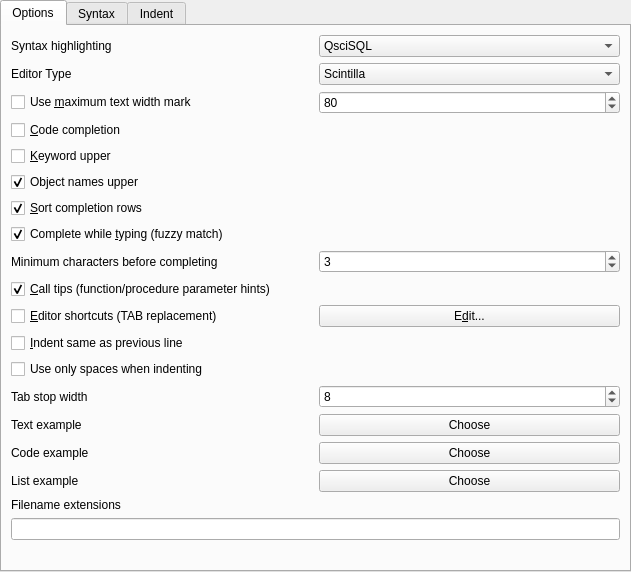
<?xml version="1.0" encoding="UTF-8"?>
<ui version="4.0">
 <class>toSyntaxSetupUI</class>
 <widget class="QWidget" name="toSyntaxSetupUI">
  <property name="geometry">
   <rect>
    <x>0</x>
    <y>0</y>
    <width>631</width>
    <height>572</height>
   </rect>
  </property>
  <property name="sizePolicy">
   <sizepolicy hsizetype="Expanding" vsizetype="Preferred">
    <horstretch>0</horstretch>
    <verstretch>0</verstretch>
   </sizepolicy>
  </property>
  <property name="minimumSize">
   <size>
    <width>600</width>
    <height>0</height>
   </size>
  </property>
  <property name="windowTitle">
   <string>Form1</string>
  </property>
  <property name="toolTip">
   <string/>
  </property>
  <layout class="QHBoxLayout" name="horizontalLayout_7">
   <property name="spacing">
    <number>6</number>
   </property>
   <property name="leftMargin">
    <number>0</number>
   </property>
   <property name="topMargin">
    <number>0</number>
   </property>
   <property name="rightMargin">
    <number>0</number>
   </property>
   <property name="bottomMargin">
    <number>0</number>
   </property>
   <item>
    <widget class="QTabWidget" name="tabWidget">
     <property name="currentIndex">
      <number>0</number>
     </property>
     <widget class="QWidget" name="OptionsTab">
      <attribute name="title">
       <string>Options</string>
      </attribute>
      <layout class="QVBoxLayout" name="verticalLayout">
       <item>
        <layout class="QHBoxLayout" name="horizontalLayout_9">
         <item>
          <widget class="QLabel" name="label">
           <property name="text">
            <string>Syntax highlighting</string>
           </property>
           <property name="buddy">
            <cstring>SyntaxHighlightingInt</cstring>
           </property>
          </widget>
         </item>
         <item>
          <widget class="QComboBox" name="SyntaxHighlightingInt">
           <item>
            <property name="text">
             <string extracomment="Use Scintilla native SQL Lexer">QsciSQL</string>
            </property>
           </item>
           <item>
            <property name="text">
             <string extracomment="Use vendor specific SQL Lexer (if implemented)">Native</string>
            </property>
           </item>
          </widget>
         </item>
        </layout>
       </item>
       <item>
        <layout class="QHBoxLayout" name="horizontalLayout_10">
         <item>
          <widget class="QLabel" name="EditorTypeLabel">
           <property name="text">
            <string>Editor Type</string>
           </property>
           <property name="buddy">
            <cstring>EditorTypeInt</cstring>
           </property>
          </widget>
         </item>
         <item>
          <widget class="QComboBox" name="EditorTypeInt">
           <item>
            <property name="text">
             <string>Scintilla</string>
            </property>
           </item>
           <item>
            <property name="text">
             <string>Em</string>
            </property>
           </item>
          </widget>
         </item>
        </layout>
       </item>
       <item>
        <layout class="QHBoxLayout" name="horizontalLayout">
         <item>
          <widget class="QCheckBox" name="UseMaxTextWidthMarkBool">
           <property name="toolTip">
            <string>Display the line/column marker at the specified position</string>
           </property>
           <property name="text">
            <string>Use &amp;maximum text width mark</string>
           </property>
          </widget>
         </item>
         <item>
          <widget class="QSpinBox" name="MaxTextWidthMarkInt">
           <property name="toolTip">
            <string>Specify the column (text width) where to show marker</string>
           </property>
           <property name="minimum">
            <number>1</number>
           </property>
           <property name="maximum">
            <number>999999</number>
           </property>
           <property name="value">
            <number>80</number>
           </property>
          </widget>
         </item>
        </layout>
       </item>
       <item>
        <widget class="QCheckBox" name="CodeCompleteBool">
         <property name="toolTip">
          <string>Activate code completion in SQL editors. Not recommended on slow connections.</string>
         </property>
         <property name="text">
          <string>&amp;Code completion</string>
         </property>
        </widget>
       </item>
       <item>
        <widget class="QCheckBox" name="KeywordUpperBool">
         <property name="toolTip">
          <string>Convert all keywords to uppercase when displayingsyntaxhighlighted text.  Only available for monospaced fonts.</string>
         </property>
         <property name="text">
          <string>&amp;Keyword upper</string>
         </property>
        </widget>
       </item>
       <item>
        <widget class="QCheckBox" name="ObjectNamesUpperBool">
         <property name="toolTip">
          <string>Table, view, column names etc. are extracted in upper-case</string>
         </property>
         <property name="text">
          <string>Object names upper</string>
         </property>
         <property name="checked">
          <bool>true</bool>
         </property>
        </widget>
       </item>
       <item>
        <widget class="QCheckBox" name="CompleteSortBool">
         <property name="toolTip">
          <string>Sort the available completion rows alphabetically or in the order the are.</string>
         </property>
         <property name="text">
          <string>&amp;Sort completion rows</string>
         </property>
         <property name="checked">
          <bool>true</bool>
         </property>
        </widget>
       </item>
       <item>
        <widget class="QCheckBox" name="CodeCompleteOnTypingBool">
         <property name="toolTip">
          <string>Also offer completion while typing a bare table/view name, with fuzzy matching, not just after typing a '.'</string>
         </property>
         <property name="text">
          <string>Complete while &amp;typing (fuzzy match)</string>
         </property>
         <property name="checked">
          <bool>true</bool>
         </property>
        </widget>
       </item>
       <item>
        <layout class="QHBoxLayout" name="horizontalLayout_7">
         <item>
          <widget class="QLabel" name="CodeCompleteMinCharsLabel">
           <property name="text">
            <string>Minimum characters before completing</string>
           </property>
           <property name="buddy">
            <cstring>CodeCompleteMinCharsInt</cstring>
           </property>
          </widget>
         </item>
         <item>
          <widget class="QSpinBox" name="CodeCompleteMinCharsInt">
           <property name="minimum">
            <number>1</number>
           </property>
           <property name="maximum">
            <number>10</number>
           </property>
           <property name="value">
            <number>3</number>
           </property>
          </widget>
         </item>
        </layout>
       </item>
       <item>
        <widget class="QCheckBox" name="CallTipsEnabledBool">
         <property name="toolTip">
          <string>Show parameter name/type hints when typing a function or procedure call</string>
         </property>
         <property name="text">
          <string>&amp;Call tips (function/procedure parameter hints)</string>
         </property>
         <property name="checked">
          <bool>true</bool>
         </property>
        </widget>
       </item>
       <item>
        <layout class="QHBoxLayout" name="horizontalLayout_2">
         <item>
          <widget class="QCheckBox" name="UseEditorShortcutsBool">
           <property name="text">
            <string>&amp;Editor shortcuts (TAB replacement)</string>
           </property>
          </widget>
         </item>
         <item>
          <widget class="QPushButton" name="EditorShortcutsEdit">
           <property name="text">
            <string>E&amp;dit...</string>
           </property>
          </widget>
         </item>
        </layout>
       </item>
       <item>
        <widget class="QCheckBox" name="AutoIndentBool">
         <property name="toolTip">
          <string>Indent a new line in an editor to the same column as the previous line</string>
         </property>
         <property name="text">
          <string>&amp;Indent same as previous line</string>
         </property>
        </widget>
       </item>
       <item>
        <widget class="QCheckBox" name="UseSpacesForIndentBool">
         <property name="toolTip">
          <string>If set the editor will insert spaces rather than tabs</string>
         </property>
         <property name="text">
          <string>Use only spaces when indenting</string>
         </property>
        </widget>
       </item>
       <item>
        <layout class="QHBoxLayout" name="horizontalLayout_6">
         <item>
          <widget class="QLabel" name="TabStopLabel">
           <property name="toolTip">
            <string>Number of character width of tabstops</string>
           </property>
           <property name="whatsThis">
            <string>Number of character width of tabstops</string>
           </property>
           <property name="text">
            <string>Tab stop width</string>
           </property>
           <property name="wordWrap">
            <bool>false</bool>
           </property>
           <property name="buddy">
            <cstring>TabStopInt</cstring>
           </property>
          </widget>
         </item>
         <item>
          <widget class="QSpinBox" name="TabStopInt">
           <property name="minimum">
            <number>1</number>
           </property>
           <property name="value">
            <number>8</number>
           </property>
          </widget>
         </item>
        </layout>
       </item>
       <item>
        <layout class="QHBoxLayout" name="horizontalLayout_3">
         <item>
          <widget class="QLabel" name="TextExampleFont">
           <property name="text">
            <string>Text example</string>
           </property>
           <property name="wordWrap">
            <bool>false</bool>
           </property>
           <property name="buddy">
            <cstring>TextExampleChoose</cstring>
           </property>
          </widget>
         </item>
         <item>
          <widget class="QPushButton" name="TextExampleChoose">
           <property name="text">
            <string>Choose</string>
           </property>
          </widget>
         </item>
        </layout>
       </item>
       <item>
        <layout class="QHBoxLayout" name="horizontalLayout_4">
         <item>
          <widget class="QLabel" name="CodeExampleFont">
           <property name="text">
            <string>Code example</string>
           </property>
           <property name="wordWrap">
            <bool>false</bool>
           </property>
           <property name="buddy">
            <cstring>CodeExampleChoose</cstring>
           </property>
          </widget>
         </item>
         <item>
          <widget class="QPushButton" name="CodeExampleChoose">
           <property name="text">
            <string>Choose</string>
           </property>
          </widget>
         </item>
        </layout>
       </item>
       <item>
        <layout class="QHBoxLayout" name="horizontalLayout_5">
         <item>
          <widget class="QLabel" name="ResultExampleFont">
           <property name="text">
            <string>List example</string>
           </property>
           <property name="wordWrap">
            <bool>false</bool>
           </property>
           <property name="buddy">
            <cstring>ResultExampleChoose</cstring>
           </property>
          </widget>
         </item>
         <item>
          <widget class="QPushButton" name="ResultExampleChoose">
           <property name="text">
            <string>Choose</string>
           </property>
          </widget>
         </item>
        </layout>
       </item>
       <item>
        <widget class="QLabel" name="TextLabel1">
         <property name="text">
          <string>Filename extensions</string>
         </property>
         <property name="wordWrap">
          <bool>false</bool>
         </property>
         <property name="buddy">
          <cstring>Extensions</cstring>
         </property>
        </widget>
       </item>
       <item>
        <widget class="QLineEdit" name="Extensions"/>
       </item>
       <item>
        <spacer name="verticalSpacer">
         <property name="orientation">
          <enum>Qt::Vertical</enum>
         </property>
         <property name="sizeHint" stdset="0">
          <size>
           <width>20</width>
           <height>93</height>
          </size>
         </property>
        </spacer>
       </item>
      </layout>
     </widget>
     <widget class="QWidget" name="SyntaxTab">
      <attribute name="title">
       <string>Syntax</string>
      </attribute>
      <layout class="QHBoxLayout" name="horizontalLayout_8" stretch="1,2">
       <item>
        <widget class="QGroupBox" name="GroupBox2">
         <property name="sizePolicy">
          <sizepolicy hsizetype="Preferred" vsizetype="Minimum">
           <horstretch>0</horstretch>
           <verstretch>0</verstretch>
          </sizepolicy>
         </property>
         <property name="title">
          <string>Sy&amp;ntax components</string>
         </property>
         <layout class="QGridLayout" name="gridLayout">
          <item row="0" column="0" colspan="3">
           <widget class="QListWidget" name="SyntaxComponent"/>
          </item>
          <item row="1" column="0" colspan="2">
           <widget class="QCheckBox" name="CaretLineBool">
            <property name="text">
             <string>Caret line (Alpha)</string>
            </property>
           </widget>
          </item>
          <item row="2" column="0" colspan="2">
           <widget class="QSlider" name="CaretLineAlphaInt">
            <property name="orientation">
             <enum>Qt::Horizontal</enum>
            </property>
           </widget>
          </item>
          <item row="2" column="2">
           <widget class="QPushButton" name="PickCaretButton">
            <property name="enabled">
             <bool>false</bool>
            </property>
            <property name="sizePolicy">
             <sizepolicy hsizetype="Minimum" vsizetype="Fixed">
              <horstretch>0</horstretch>
              <verstretch>0</verstretch>
             </sizepolicy>
            </property>
            <property name="maximumSize">
             <size>
              <width>50</width>
              <height>16777215</height>
             </size>
            </property>
            <property name="text">
             <string>&amp;Pick</string>
            </property>
           </widget>
          </item>
          <item row="3" column="0">
           <widget class="QLabel" name="FGColorLabel">
            <property name="text">
             <string>Foreground</string>
            </property>
           </widget>
          </item>
          <item row="3" column="1">
           <widget class="QLabel" name="FGSample">
            <property name="sizePolicy">
             <sizepolicy hsizetype="Expanding" vsizetype="Preferred">
              <horstretch>1</horstretch>
              <verstretch>0</verstretch>
             </sizepolicy>
            </property>
            <property name="minimumSize">
             <size>
              <width>75</width>
              <height>0</height>
             </size>
            </property>
            <property name="autoFillBackground">
             <bool>true</bool>
            </property>
            <property name="text">
             <string/>
            </property>
           </widget>
          </item>
          <item row="3" column="2">
           <widget class="QPushButton" name="PickFGButton">
            <property name="sizePolicy">
             <sizepolicy hsizetype="Minimum" vsizetype="Fixed">
              <horstretch>0</horstretch>
              <verstretch>0</verstretch>
             </sizepolicy>
            </property>
            <property name="maximumSize">
             <size>
              <width>50</width>
              <height>16777215</height>
             </size>
            </property>
            <property name="text">
             <string>&amp;Pick</string>
            </property>
           </widget>
          </item>
          <item row="4" column="0">
           <widget class="QLabel" name="BGColorLabel">
            <property name="text">
             <string>Background</string>
            </property>
           </widget>
          </item>
          <item row="4" column="1">
           <widget class="QLabel" name="BGSample">
            <property name="sizePolicy">
             <sizepolicy hsizetype="Expanding" vsizetype="Preferred">
              <horstretch>1</horstretch>
              <verstretch>0</verstretch>
             </sizepolicy>
            </property>
            <property name="minimumSize">
             <size>
              <width>75</width>
              <height>0</height>
             </size>
            </property>
            <property name="autoFillBackground">
             <bool>true</bool>
            </property>
            <property name="text">
             <string/>
            </property>
           </widget>
          </item>
          <item row="4" column="2">
           <widget class="QPushButton" name="PickBGButton">
            <property name="sizePolicy">
             <sizepolicy hsizetype="Minimum" vsizetype="Fixed">
              <horstretch>0</horstretch>
              <verstretch>0</verstretch>
             </sizepolicy>
            </property>
            <property name="maximumSize">
             <size>
              <width>50</width>
              <height>16777215</height>
             </size>
            </property>
            <property name="text">
             <string>Pick</string>
            </property>
           </widget>
          </item>
          <item row="5" column="0">
           <widget class="QLabel" name="FontLabel">
            <property name="text">
             <string>Font</string>
            </property>
           </widget>
          </item>
          <item row="5" column="1">
           <widget class="QLabel" name="FontSample">
            <property name="sizePolicy">
             <sizepolicy hsizetype="Expanding" vsizetype="Preferred">
              <horstretch>1</horstretch>
              <verstretch>0</verstretch>
             </sizepolicy>
            </property>
            <property name="minimumSize">
             <size>
              <width>75</width>
              <height>0</height>
             </size>
            </property>
            <property name="text">
             <string> Sample </string>
            </property>
            <property name="alignment">
             <set>Qt::AlignCenter</set>
            </property>
           </widget>
          </item>
          <item row="5" column="2">
           <widget class="QPushButton" name="PickFontButton">
            <property name="enabled">
             <bool>true</bool>
            </property>
            <property name="sizePolicy">
             <sizepolicy hsizetype="Minimum" vsizetype="Fixed">
              <horstretch>0</horstretch>
              <verstretch>0</verstretch>
             </sizepolicy>
            </property>
            <property name="maximumSize">
             <size>
              <width>50</width>
              <height>16777215</height>
             </size>
            </property>
            <property name="text">
             <string>Pick</string>
            </property>
            <property name="autoDefault">
             <bool>false</bool>
            </property>
            <property name="default">
             <bool>false</bool>
            </property>
           </widget>
          </item>
         </layout>
        </widget>
       </item>
       <item>
        <widget class="toSqlText" name="Example" native="true">
         <property name="minimumSize">
          <size>
           <width>200</width>
           <height>0</height>
          </size>
         </property>
        </widget>
       </item>
      </layout>
     </widget>
     <widget class="QWidget" name="IndentTab">
      <attribute name="title">
       <string>Indent</string>
      </attribute>
      <layout class="QHBoxLayout" name="horizontalLayout_11">
       <item>
        <widget class="QGroupBox" name="groupBox">
         <property name="sizePolicy">
          <sizepolicy hsizetype="Preferred" vsizetype="Minimum">
           <horstretch>0</horstretch>
           <verstretch>0</verstretch>
          </sizepolicy>
         </property>
         <property name="title">
          <string>Indent options</string>
         </property>
         <layout class="QVBoxLayout" name="verticalLayout_2">
          <item>
           <layout class="QHBoxLayout" name="horizontalLayout_12">
            <item>
             <widget class="QLabel" name="label_2">
              <property name="text">
               <string>Line width:</string>
              </property>
             </widget>
            </item>
            <item>
             <widget class="QSpinBox" name="IndentLineWidthInt">
              <property name="minimum">
               <number>60</number>
              </property>
              <property name="maximum">
               <number>300</number>
              </property>
              <property name="value">
               <number>180</number>
              </property>
             </widget>
            </item>
           </layout>
          </item>
          <item>
           <layout class="QHBoxLayout" name="horizontalLayout_13">
            <item>
             <widget class="QLabel" name="label_3">
              <property name="text">
               <string>Indent depth:</string>
              </property>
             </widget>
            </item>
            <item>
             <widget class="QSpinBox" name="IndentWidthInt">
              <property name="maximum">
               <number>10</number>
              </property>
              <property name="value">
               <number>3</number>
              </property>
             </widget>
            </item>
           </layout>
          </item>
          <item>
           <widget class="Line" name="line">
            <property name="orientation">
             <enum>Qt::Horizontal</enum>
            </property>
           </widget>
          </item>
          <item>
           <widget class="QCheckBox" name="ReUseNewlinesBool">
            <property name="text">
             <string>Re-use new lines</string>
            </property>
            <property name="checked">
             <bool>true</bool>
            </property>
           </widget>
          </item>
          <item>
           <widget class="QLabel" name="LinebreakLabel">
            <property name="text">
             <string>Line break for:</string>
            </property>
           </widget>
          </item>
          <item>
           <widget class="QCheckBox" name="BreakOnSelectBool">
            <property name="text">
             <string>SELECT</string>
            </property>
            <property name="checked">
             <bool>true</bool>
            </property>
           </widget>
          </item>
          <item>
           <widget class="QCheckBox" name="BreakOnFromBool">
            <property name="text">
             <string>FROM</string>
            </property>
            <property name="checked">
             <bool>true</bool>
            </property>
           </widget>
          </item>
          <item>
           <widget class="QCheckBox" name="BreakOnWhereBool">
            <property name="text">
             <string>WHERE</string>
            </property>
            <property name="checked">
             <bool>true</bool>
            </property>
           </widget>
          </item>
          <item>
           <widget class="QCheckBox" name="BreakOnGroupBool">
            <property name="text">
             <string>GROUP BY / HAVING</string>
            </property>
            <property name="checked">
             <bool>true</bool>
            </property>
           </widget>
          </item>
          <item>
           <widget class="QCheckBox" name="BreakOnOrderBool">
            <property name="text">
             <string>ORDER BY</string>
            </property>
            <property name="checked">
             <bool>true</bool>
            </property>
           </widget>
          </item>
          <item>
           <widget class="QCheckBox" name="BreakOnModelBool">
            <property name="text">
             <string>MODEL</string>
            </property>
            <property name="checked">
             <bool>true</bool>
            </property>
           </widget>
          </item>
          <item>
           <widget class="QCheckBox" name="BreakOnPivotBool">
            <property name="text">
             <string>PIVOT</string>
            </property>
            <property name="checkable">
             <bool>true</bool>
            </property>
            <property name="checked">
             <bool>true</bool>
            </property>
           </widget>
          </item>
          <item>
           <widget class="Line" name="line_2">
            <property name="orientation">
             <enum>Qt::Horizontal</enum>
            </property>
           </widget>
          </item>
          <item>
           <widget class="QCheckBox" name="WidthModeBool">
            <property name="enabled">
             <bool>false</bool>
            </property>
            <property name="text">
             <string>Width mode</string>
            </property>
           </widget>
          </item>
          <item>
           <spacer name="verticalSpacer_2">
            <property name="orientation">
             <enum>Qt::Vertical</enum>
            </property>
            <property name="sizeHint" stdset="0">
             <size>
              <width>20</width>
              <height>40</height>
             </size>
            </property>
           </spacer>
          </item>
         </layout>
        </widget>
       </item>
       <item>
        <widget class="toSqlText" name="IndentExample" native="true">
         <property name="minimumSize">
          <size>
           <width>200</width>
           <height>0</height>
          </size>
         </property>
        </widget>
       </item>
      </layout>
     </widget>
    </widget>
   </item>
  </layout>
 </widget>
 <customwidgets>
  <customwidget>
   <class>toSqlText</class>
   <extends>QWidget</extends>
   <header>editor/tosqltext.h</header>
  </customwidget>
 </customwidgets>
 <tabstops>
  <tabstop>tabWidget</tabstop>
  <tabstop>SyntaxHighlightingInt</tabstop>
  <tabstop>EditorTypeInt</tabstop>
  <tabstop>MaxTextWidthMarkInt</tabstop>
  <tabstop>UseMaxTextWidthMarkBool</tabstop>
  <tabstop>CodeCompleteBool</tabstop>
  <tabstop>KeywordUpperBool</tabstop>
  <tabstop>ObjectNamesUpperBool</tabstop>
  <tabstop>CompleteSortBool</tabstop>
  <tabstop>CodeCompleteOnTypingBool</tabstop>
  <tabstop>CodeCompleteMinCharsInt</tabstop>
  <tabstop>CallTipsEnabledBool</tabstop>
  <tabstop>UseEditorShortcutsBool</tabstop>
  <tabstop>EditorShortcutsEdit</tabstop>
  <tabstop>AutoIndentBool</tabstop>
  <tabstop>UseSpacesForIndentBool</tabstop>
  <tabstop>TabStopInt</tabstop>
  <tabstop>TextExampleChoose</tabstop>
  <tabstop>PickFontButton</tabstop>
  <tabstop>CodeExampleChoose</tabstop>
  <tabstop>ResultExampleChoose</tabstop>
  <tabstop>Extensions</tabstop>
  <tabstop>SyntaxComponent</tabstop>
  <tabstop>PickFGButton</tabstop>
  <tabstop>PickBGButton</tabstop>
 </tabstops>
 <resources/>
 <connections>
  <connection>
   <sender>ResultExampleChoose</sender>
   <signal>clicked()</signal>
   <receiver>toSyntaxSetupUI</receiver>
   <slot>selectResultFont()</slot>
   <hints>
    <hint type="sourcelabel">
     <x>20</x>
     <y>20</y>
    </hint>
    <hint type="destinationlabel">
     <x>20</x>
     <y>20</y>
    </hint>
   </hints>
  </connection>
  <connection>
   <sender>CodeExampleChoose</sender>
   <signal>clicked()</signal>
   <receiver>toSyntaxSetupUI</receiver>
   <slot>selectFont()</slot>
   <hints>
    <hint type="sourcelabel">
     <x>20</x>
     <y>20</y>
    </hint>
    <hint type="destinationlabel">
     <x>20</x>
     <y>20</y>
    </hint>
   </hints>
  </connection>
  <connection>
   <sender>PickFontButton</sender>
   <signal>clicked()</signal>
   <receiver>toSyntaxSetupUI</receiver>
   <slot>selectFont()</slot>
   <hints>
    <hint type="sourcelabel">
     <x>20</x>
     <y>20</y>
    </hint>
    <hint type="destinationlabel">
     <x>20</x>
     <y>20</y>
    </hint>
   </hints>
  </connection>
  <connection>
   <sender>KeywordUpperBool</sender>
   <signal>toggled(bool)</signal>
   <receiver>toSyntaxSetupUI</receiver>
   <slot>changeUpper(bool)</slot>
   <hints>
    <hint type="sourcelabel">
     <x>20</x>
     <y>20</y>
    </hint>
    <hint type="destinationlabel">
     <x>20</x>
     <y>20</y>
    </hint>
   </hints>
  </connection>
  <connection>
   <sender>PickFGButton</sender>
   <signal>clicked()</signal>
   <receiver>toSyntaxSetupUI</receiver>
   <slot>selectFGColor()</slot>
   <hints>
    <hint type="sourcelabel">
     <x>20</x>
     <y>20</y>
    </hint>
    <hint type="destinationlabel">
     <x>20</x>
     <y>20</y>
    </hint>
   </hints>
  </connection>
  <connection>
   <sender>PickBGButton</sender>
   <signal>clicked()</signal>
   <receiver>toSyntaxSetupUI</receiver>
   <slot>selectBGColor()</slot>
   <hints>
    <hint type="sourcelabel">
     <x>20</x>
     <y>20</y>
    </hint>
    <hint type="destinationlabel">
     <x>20</x>
     <y>20</y>
    </hint>
   </hints>
  </connection>
  <connection>
   <sender>SyntaxComponent</sender>
   <signal>currentItemChanged(QListWidgetItem*,QListWidgetItem*)</signal>
   <receiver>toSyntaxSetupUI</receiver>
   <slot>changeLine(QListWidgetItem*)</slot>
   <hints>
    <hint type="sourcelabel">
     <x>20</x>
     <y>20</y>
    </hint>
    <hint type="destinationlabel">
     <x>20</x>
     <y>20</y>
    </hint>
   </hints>
  </connection>
  <connection>
   <sender>CodeCompleteBool</sender>
   <signal>toggled(bool)</signal>
   <receiver>CompleteSortBool</receiver>
   <slot>setEnabled(bool)</slot>
   <hints>
    <hint type="sourcelabel">
     <x>20</x>
     <y>20</y>
    </hint>
    <hint type="destinationlabel">
     <x>20</x>
     <y>20</y>
    </hint>
   </hints>
  </connection>
  <connection>
   <sender>TextExampleChoose</sender>
   <signal>clicked()</signal>
   <receiver>toSyntaxSetupUI</receiver>
   <slot>selectText()</slot>
   <hints>
    <hint type="sourcelabel">
     <x>20</x>
     <y>20</y>
    </hint>
    <hint type="destinationlabel">
     <x>20</x>
     <y>20</y>
    </hint>
   </hints>
  </connection>
 </connections>
</ui>
